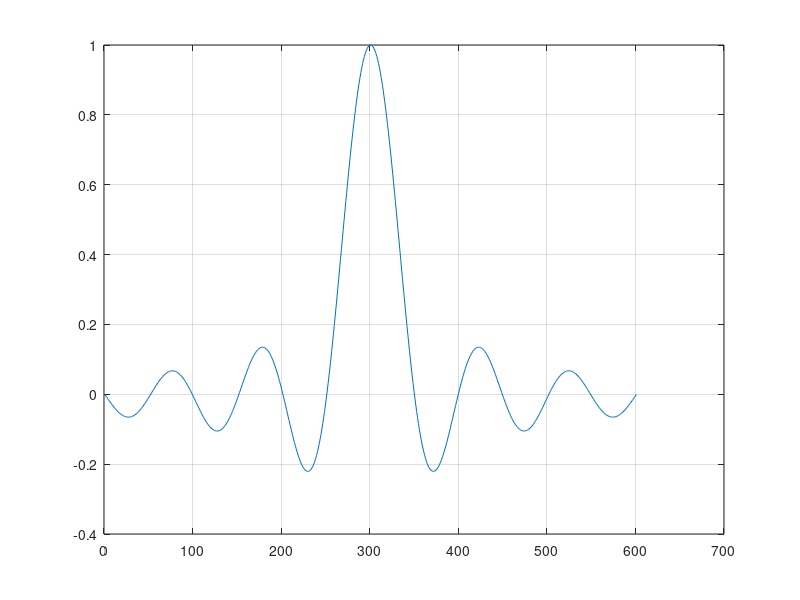
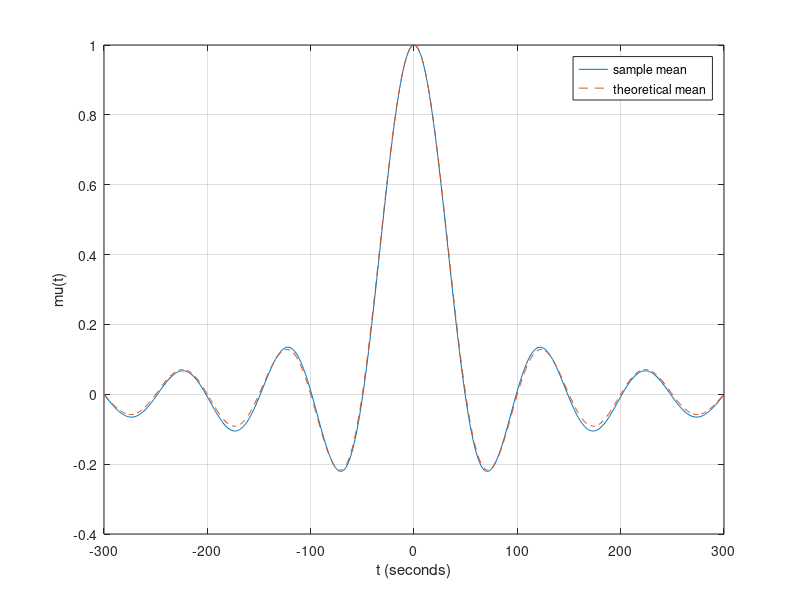

Source code (MATLAB) for these figures, in order:
clear;
%% podpunkt 1)
fo=0.01; % Maximum frequency.
t=[-300:1:300]; % Time axis.
m_x = sinc(2*fo*t);

%% podpunkt 2)
N=1000; % Number of realizations.
F=fo*rand(N,1); % Uniform frequencies.
x=cos(2*pi*F*t); % Each row is a
% realization of process.
sample_mean=sum(x)/N; % Compute sample mean.
display(sample_mean)

%% podpunkt 3)
figure(1)
plot(sample_mean)
grid on;

figure(2)
true_mean=sin(2*pi*fo*t)./(2*pi*fo*t); % Compute ensemble
plot(t,sample_mean,'-',t,true_mean,'--') % Plot results.
xlabel('t (seconds)'); ylabel('mu(t)');
legend('sample mean','theoretical mean');
grid on;